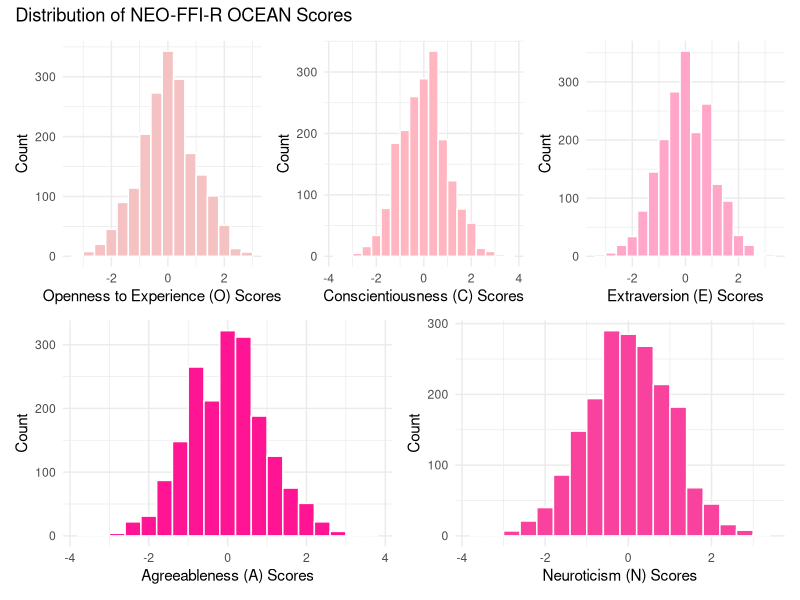
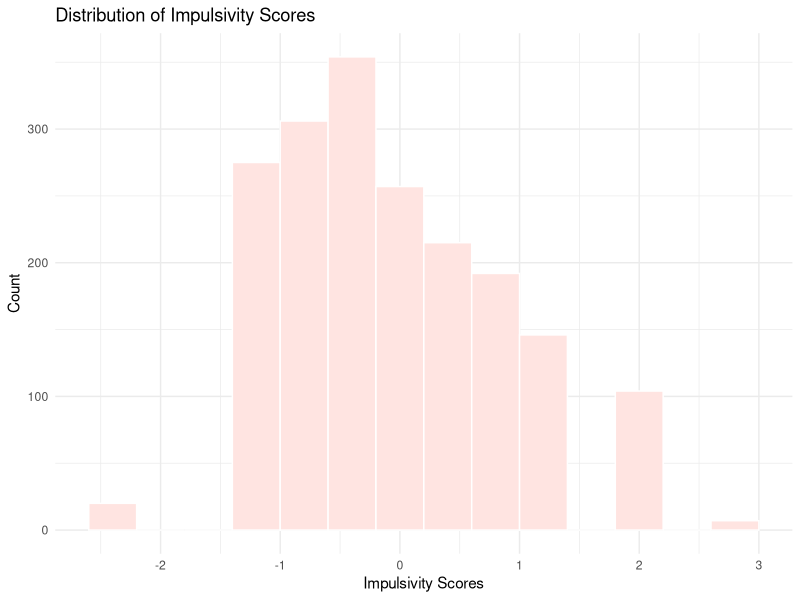
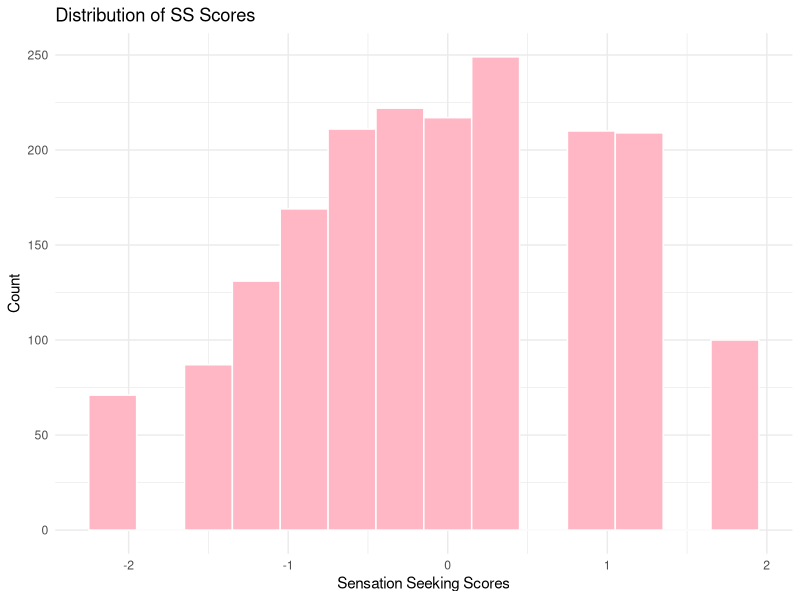

Generate these figures, in order, with R:
## ---- chunk 1
# Load in relevant libraries
library(tidyverse)
library(patchwork)

# default options
knitr::opts_chunk$set(
  fig.width = 6,
  fig.asp = .6,
  out.width = "90%"
)

theme_set(theme_minimal() + theme(legend.position = "bottom"))

options(
  ggplot2.continuous.colour = "viridis",
  ggplot2.continuous.fill = "viridis"
)

scale_colour_discrete = scale_colour_viridis_d
scale_fill_discrete = scale_fill_viridis_d

## ---- chunk 2
# Read in dataset
drug_data = read_csv("data/cleaned_drug_data.csv")

# Gender
# 0: male
# 1: female

# Drug use
# 0: never used
# 1: used over a Decade Ago
# 2: used in Last Decade
# 3: used in Last Year
# 4: used in Last Month
# 5: used in Last Week
# 6: used in Last Day

# Age
# 1: 18-24
# 2: 25-34
# 3: 35-44
# 4: 45-54
# 5: 55-64
# 6: 65+

## ---- chunk 3
O_hist = drug_data |> 
  ggplot(aes(x = Oscore)) + 
  geom_histogram(fill = "#F4C2C2", color = "white", binwidth = 0.4) +
  labs(
    x = "Openness to Experience (O) Scores",
    y = "Count"
  ) 
C_hist = drug_data |> 
  ggplot(aes(x = Cscore)) + 
  geom_histogram(fill = "#FFB6C1", color = "white", binwidth = 0.4) +
  labs(
    x = "Conscientiousness (C) Scores",
    y = "Count"
  ) 

E_hist = drug_data |> 
  ggplot(aes(x = Escore)) + 
  geom_histogram(fill = "#FFA6C9", color = "white", binwidth = 0.4) +
  labs(
    x = "Extraversion (E) Scores",
    y = "Count"
  ) 

A_hist = drug_data |> 
  ggplot(aes(x = Ascore)) + 
  geom_histogram(fill = "#FF1493", color = "white", binwidth = 0.4) +
  labs(
    x = "Agreeableness (A) Scores",
    y = "Count"
  ) 

N_hist = drug_data |> 
  ggplot(aes(x = Nscore)) + 
  geom_histogram(fill = "#F9429E", color = "white", binwidth = 0.4) +
  labs(
    x = "Neuroticism (N) Scores",
    y = "Count"
  ) 

OCEAN_hist = (O_hist + C_hist + E_hist) / (A_hist + N_hist) + 
  plot_annotation(
    title = "Distribution of NEO-FFI-R OCEAN Scores"
  )

ggsave("figs/hist_ocean.png", OCEAN_hist)

## ---- chunk 4
impulsivity_hist = drug_data |> 
  ggplot(aes(x = Impulsive)) + 
  geom_histogram(fill = "#FFE4E1", color = "white", binwidth = 0.4) +
  labs(
    x = "Impulsivity Scores",
    y = "Count",
    title = "Distribution of Impulsivity Scores"
  ) 

ggsave("figs/hist_impulsivity.png", impulsivity_hist)

## ---- chunk 5
SS_hist = drug_data |> 
  ggplot(aes(x = SS)) + 
  geom_histogram(fill = "#FFB7C5", color = "white", binwidth = 0.3) +
  labs(
    x = "Sensation Seeking Scores",
    y = "Count",
    title = "Distribution of SS Scores"
  ) 

ggsave("figs/hist_impSS.png", SS_hist)

## ---- chunk 6

## ---- chunk 7

## ---- chunk 8

## ---- chunk 9

